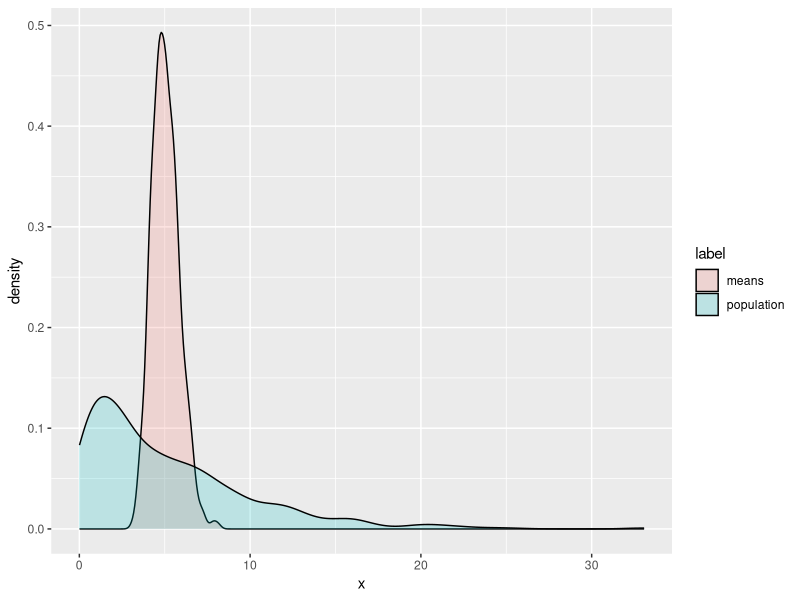
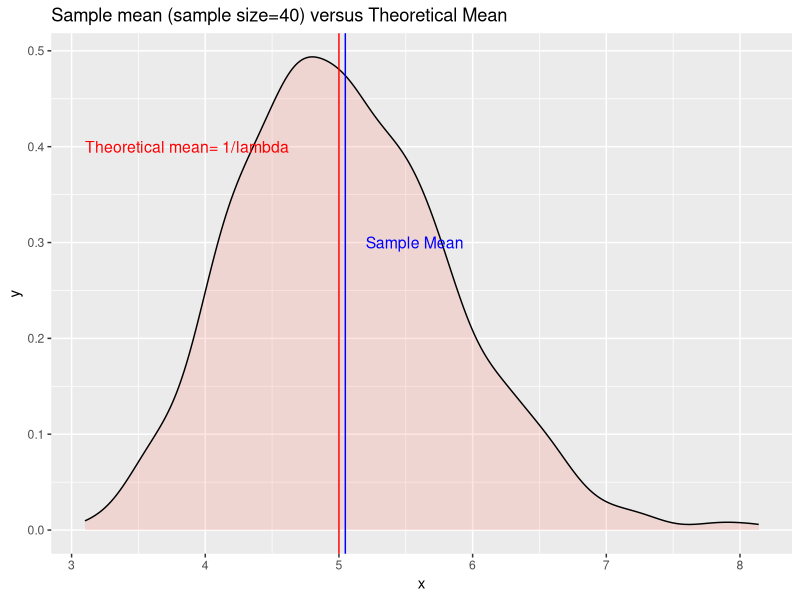
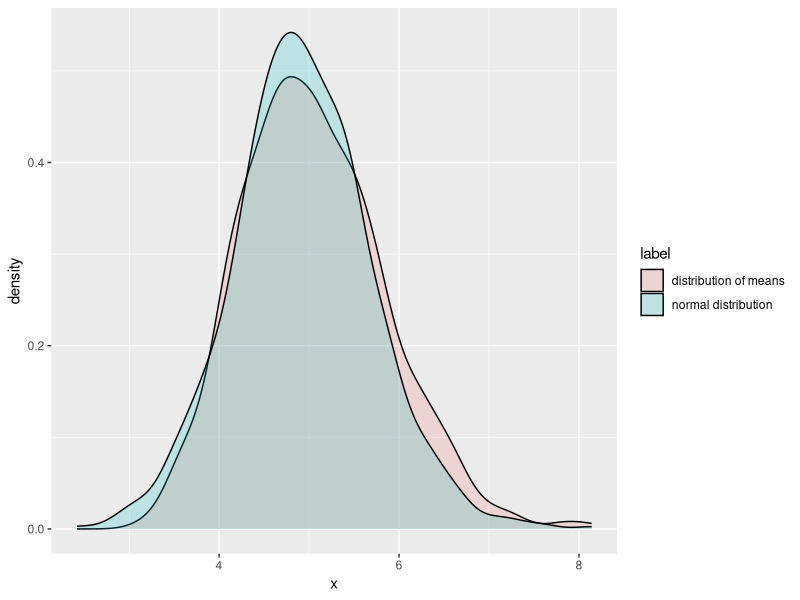
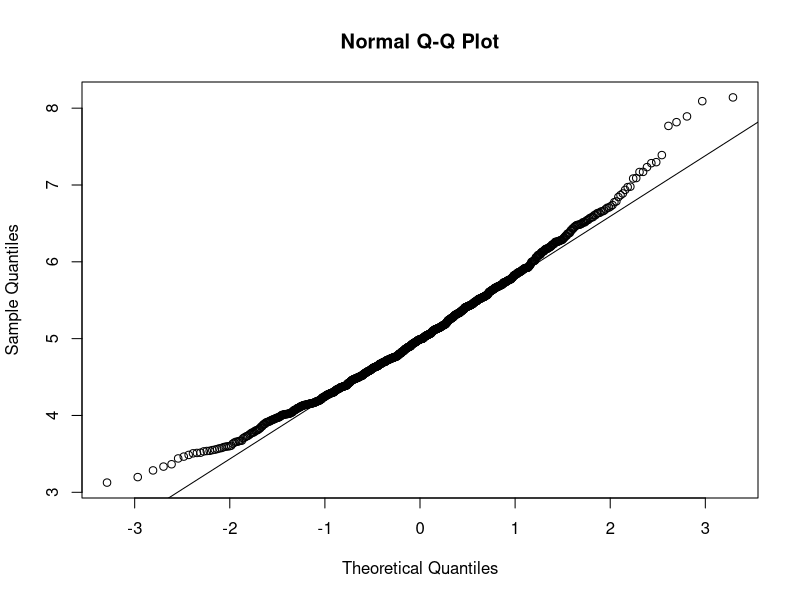

These figures' R source, in order:
## ---- chunk 1
library(knitr)
opts_chunk$set(fig.width=8, fig.height=3, dev = 'pdf')
## ---- chunk 2
set.seed(seed = 10)
n <- 1000
lambda <- 0.2
sample.size <- 40

population <- rexp(n,lambda)
means <- sapply(seq_len(n), function(x) mean(rexp(sample.size,lambda)))
## ---- chunk 3
library(ggplot2)
ggplot(data.frame(x=c(population,means),
                  label=factor(rep(c("population","means"),c(n,n)))),
       aes(x, fill=label))+
geom_density(alpha=0.2)
## ---- chunk 4
library(ggplot2)
ggplot(data.frame(x=means), aes(x))+geom_density(alpha=0.2, fill="salmon")+
        geom_vline(xintercept=mean(means),color="blue")+
        geom_vline(xintercept=1/lambda, color="red")+
        labs(title="Sample mean (sample size=40) versus Theoretical Mean", 
             size=3)+
        annotate("text", label = "Theoretical mean= 1/lambda", x = 3.1, y = 0.4,
                 size = 4, colour = "red", hjust=0)+
        annotate("text", label = "Sample Mean", x = 5.2, y = 0.3, size = 4, 
                 colour = "blue", hjust=0)
## ---- chunk 5
library(xtable)
figure <- xtable(
        data.frame(Description=c("Theoretical Variance","Sample Variance"), 
                   Value=c((1/lambda/sqrt(sample.size))^2,var(means))),
        caption="Comparision Theoretical Variance versus Sample Variance")
## ---- chunk 6
print(figure, comment=FALSE, caption.placement="top", include.rownames=FALSE)
## ---- chunk 7
ggplot(
        data.frame(x=c(rnorm(n,1/lambda,1/lambda/sqrt(sample.size)),means), 
                   label=factor(rep(c("normal distribution","distribution of means"),c(n,n)))), 
       aes(x, fill=label))+geom_density(alpha=0.2)

## ---- chunk 8
qqnorm(means)
qqline(means)

